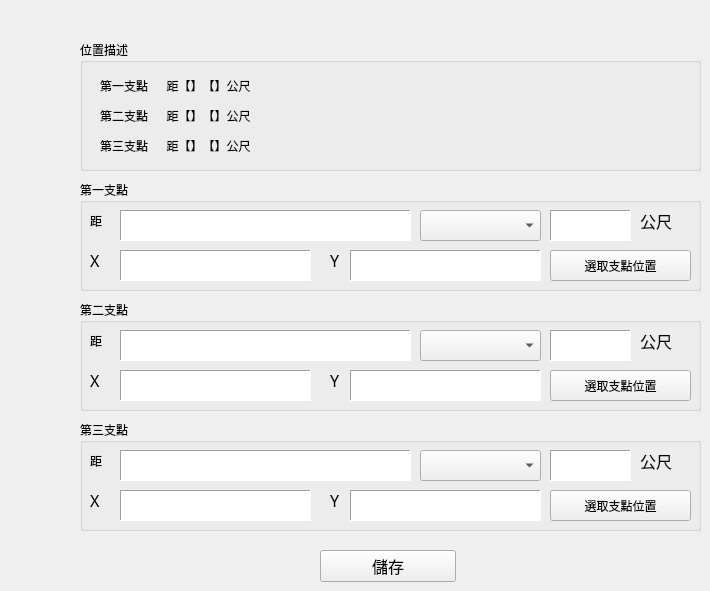
   <widget class="QWidget" name="tab">
    <attribute name="title">
     <string>三支距</string>
    </attribute>
    <widget class="QGroupBox" name="groupBox">
     <property name="geometry">
      <rect>
       <x>80</x>
       <y>40</y>
       <width>621</width>
       <height>131</height>
      </rect>
     </property>
     <property name="palette">
      <palette>
       <active>
        <colorrole role="Base">
         <brush brushstyle="SolidPattern">
          <color alpha="255">
           <red>255</red>
           <green>255</green>
           <blue>255</blue>
          </color>
         </brush>
        </colorrole>
        <colorrole role="Window">
         <brush brushstyle="SolidPattern">
          <color alpha="255">
           <red>240</red>
           <green>240</green>
           <blue>240</blue>
          </color>
         </brush>
        </colorrole>
       </active>
       <inactive>
        <colorrole role="Base">
         <brush brushstyle="SolidPattern">
          <color alpha="255">
           <red>255</red>
           <green>255</green>
           <blue>255</blue>
          </color>
         </brush>
        </colorrole>
        <colorrole role="Window">
         <brush brushstyle="SolidPattern">
          <color alpha="255">
           <red>240</red>
           <green>240</green>
           <blue>240</blue>
          </color>
         </brush>
        </colorrole>
       </inactive>
       <disabled>
        <colorrole role="Base">
         <brush brushstyle="SolidPattern">
          <color alpha="255">
           <red>240</red>
           <green>240</green>
           <blue>240</blue>
          </color>
         </brush>
        </colorrole>
        <colorrole role="Window">
         <brush brushstyle="SolidPattern">
          <color alpha="255">
           <red>240</red>
           <green>240</green>
           <blue>240</blue>
          </color>
         </brush>
        </colorrole>
       </disabled>
      </palette>
     </property>
     <property name="font">
      <font>
       <family>Arial Unicode MS</family>
      </font>
     </property>
     <property name="autoFillBackground">
      <bool>false</bool>
     </property>
     <property name="title">
      <string>位置描述</string>
     </property>
     <property name="flat">
      <bool>false</bool>
     </property>
     <widget class="QLabel" name="lbl_pin1">
      <property name="geometry">
       <rect>
        <x>20</x>
        <y>30</y>
        <width>581</width>
        <height>31</height>
       </rect>
      </property>
      <property name="font">
       <font>
        <family>Arial Unicode MS</family>
       </font>
      </property>
      <property name="text">
       <string>第一支點      距【】【】公尺</string>
      </property>
     </widget>
     <widget class="QLabel" name="lbl_pin2">
      <property name="geometry">
       <rect>
        <x>20</x>
        <y>60</y>
        <width>581</width>
        <height>31</height>
       </rect>
      </property>
      <property name="font">
       <font>
        <family>Arial Unicode MS</family>
       </font>
      </property>
      <property name="text">
       <string>第二支點      距【】【】公尺</string>
      </property>
     </widget>
     <widget class="QLabel" name="lbl_pin3">
      <property name="geometry">
       <rect>
        <x>20</x>
        <y>90</y>
        <width>581</width>
        <height>31</height>
       </rect>
      </property>
      <property name="font">
       <font>
        <family>Arial Unicode MS</family>
       </font>
      </property>
      <property name="text">
       <string>第三支點      距【】【】公尺</string>
      </property>
     </widget>
    </widget>
    <widget class="QGroupBox" name="groupBox_2">
     <property name="geometry">
      <rect>
       <x>80</x>
       <y>180</y>
       <width>621</width>
       <height>111</height>
      </rect>
     </property>
     <property name="font">
      <font>
       <family>Arial Unicode MS</family>
      </font>
     </property>
     <property name="title">
      <string>第一支點</string>
     </property>
     <widget class="QLabel" name="label_9">
      <property name="geometry">
       <rect>
        <x>10</x>
        <y>30</y>
        <width>21</width>
        <height>21</height>
       </rect>
      </property>
      <property name="font">
       <font>
        <family>Arial Unicode MS</family>
       </font>
      </property>
      <property name="text">
       <string>距</string>
      </property>
     </widget>
     <widget class="QTextEdit" name="teP1disc">
      <property name="geometry">
       <rect>
        <x>40</x>
        <y>30</y>
        <width>291</width>
        <height>31</height>
       </rect>
      </property>
      <property name="font">
       <font>
        <family>Arial Unicode MS</family>
       </font>
      </property>
      <property name="frameShape">
       <enum>QFrame::Panel</enum>
      </property>
      <property name="frameShadow">
       <enum>QFrame::Sunken</enum>
      </property>
      <property name="verticalScrollBarPolicy">
       <enum>Qt::ScrollBarAlwaysOff</enum>
      </property>
     </widget>
     <widget class="QComboBox" name="cbP1pos">
      <property name="geometry">
       <rect>
        <x>340</x>
        <y>30</y>
        <width>121</width>
        <height>31</height>
       </rect>
      </property>
      <property name="font">
       <font>
        <family>Arial Unicode MS</family>
        <pointsize>12</pointsize>
       </font>
      </property>
      <property name="contextMenuPolicy">
       <enum>Qt::DefaultContextMenu</enum>
      </property>
      <item>
       <property name="text">
        <string/>
       </property>
      </item>
      <item>
       <property name="text">
        <string>電力桿</string>
       </property>
      </item>
      <item>
       <property name="text">
        <string>電信桿</string>
       </property>
      </item>
      <item>
       <property name="text">
        <string>電力人孔</string>
       </property>
      </item>
      <item>
       <property name="text">
        <string>電信人孔</string>
       </property>
      </item>
      <item>
       <property name="text">
        <string>電信箱座</string>
       </property>
      </item>
      <item>
       <property name="text">
        <string>路燈</string>
       </property>
      </item>
      <item>
       <property name="text">
        <string>交通號誌</string>
       </property>
      </item>
      <item>
       <property name="text">
        <string>門柱</string>
       </property>
      </item>
      <item>
       <property name="text">
        <string>屋角</string>
       </property>
      </item>
      <item>
       <property name="text">
        <string>建物</string>
       </property>
      </item>
      <item>
       <property name="text">
        <string>三角點</string>
       </property>
      </item>
      <item>
       <property name="text">
        <string>水準點</string>
       </property>
      </item>
      <item>
       <property name="text">
        <string>變電箱座</string>
       </property>
      </item>
      <item>
       <property name="text">
        <string>變壓箱座</string>
       </property>
      </item>
      <item>
       <property name="text">
        <string>安全島</string>
       </property>
      </item>
      <item>
       <property name="text">
        <string>水池</string>
       </property>
      </item>
      <item>
       <property name="text">
        <string>板牆</string>
       </property>
      </item>
      <item>
       <property name="text">
        <string>圍牆</string>
       </property>
      </item>
      <item>
       <property name="text">
        <string>路邊</string>
       </property>
      </item>
      <item>
       <property name="text">
        <string>鐵絲網</string>
       </property>
      </item>
      <item>
       <property name="text">
        <string>路標</string>
       </property>
      </item>
      <item>
       <property name="text">
        <string>其他</string>
       </property>
      </item>
     </widget>
     <widget class="QTextEdit" name="teP1dis">
      <property name="geometry">
       <rect>
        <x>470</x>
        <y>30</y>
        <width>81</width>
        <height>31</height>
       </rect>
      </property>
      <property name="font">
       <font>
        <family>Arial Unicode MS</family>
        <pointsize>12</pointsize>
       </font>
      </property>
      <property name="frameShape">
       <enum>QFrame::Panel</enum>
      </property>
      <property name="frameShadow">
       <enum>QFrame::Sunken</enum>
      </property>
      <property name="verticalScrollBarPolicy">
       <enum>Qt::ScrollBarAlwaysOff</enum>
      </property>
     </widget>
     <widget class="QLabel" name="label_8">
      <property name="geometry">
       <rect>
        <x>560</x>
        <y>30</y>
        <width>41</width>
        <height>21</height>
       </rect>
      </property>
      <property name="font">
       <font>
        <family>Arial Unicode MS</family>
        <pointsize>12</pointsize>
       </font>
      </property>
      <property name="text">
       <string>公尺</string>
      </property>
     </widget>
     <widget class="QLabel" name="label_16">
      <property name="geometry">
       <rect>
        <x>10</x>
        <y>70</y>
        <width>16</width>
        <height>21</height>
       </rect>
      </property>
      <property name="font">
       <font>
        <family>Arial Unicode MS</family>
        <pointsize>12</pointsize>
       </font>
      </property>
      <property name="text">
       <string>X</string>
      </property>
     </widget>
     <widget class="QTextEdit" name="teP1x">
      <property name="geometry">
       <rect>
        <x>40</x>
        <y>70</y>
        <width>191</width>
        <height>31</height>
       </rect>
      </property>
      <property name="font">
       <font>
        <family>Arial Unicode MS</family>
        <pointsize>12</pointsize>
       </font>
      </property>
      <property name="frameShape">
       <enum>QFrame::Panel</enum>
      </property>
      <property name="frameShadow">
       <enum>QFrame::Sunken</enum>
      </property>
      <property name="verticalScrollBarPolicy">
       <enum>Qt::ScrollBarAlwaysOff</enum>
      </property>
     </widget>
     <widget class="QLabel" name="label_17">
      <property name="geometry">
       <rect>
        <x>250</x>
        <y>70</y>
        <width>16</width>
        <height>21</height>
       </rect>
      </property>
      <property name="font">
       <font>
        <family>Arial Unicode MS</family>
        <pointsize>12</pointsize>
       </font>
      </property>
      <property name="text">
       <string>Y</string>
      </property>
     </widget>
     <widget class="QTextEdit" name="teP1y">
      <property name="geometry">
       <rect>
        <x>270</x>
        <y>70</y>
        <width>191</width>
        <height>31</height>
       </rect>
      </property>
      <property name="font">
       <font>
        <family>Arial Unicode MS</family>
        <pointsize>12</pointsize>
       </font>
      </property>
      <property name="frameShape">
       <enum>QFrame::Panel</enum>
      </property>
      <property name="frameShadow">
       <enum>QFrame::Sunken</enum>
      </property>
      <property name="verticalScrollBarPolicy">
       <enum>Qt::ScrollBarAlwaysOff</enum>
      </property>
     </widget>
     <widget class="QPushButton" name="btP1xy">
      <property name="geometry">
       <rect>
        <x>470</x>
        <y>70</y>
        <width>141</width>
        <height>31</height>
       </rect>
      </property>
      <property name="font">
       <font>
        <family>Arial Unicode MS</family>
       </font>
      </property>
      <property name="text">
       <string>選取支點位置</string>
      </property>
     </widget>
    </widget>
    <widget class="QGroupBox" name="groupBox_3">
     <property name="geometry">
      <rect>
       <x>80</x>
       <y>300</y>
       <width>621</width>
       <height>111</height>
      </rect>
     </property>
     <property name="font">
      <font>
       <family>Arial Unicode MS</family>
      </font>
     </property>
     <property name="title">
      <string>第二支點</string>
     </property>
     <widget class="QLabel" name="label_18">
      <property name="geometry">
       <rect>
        <x>10</x>
        <y>30</y>
        <width>21</width>
        <height>21</height>
       </rect>
      </property>
      <property name="font">
       <font>
        <family>Arial Unicode MS</family>
       </font>
      </property>
      <property name="text">
       <string>距</string>
      </property>
     </widget>
     <widget class="QTextEdit" name="teP2disc">
      <property name="geometry">
       <rect>
        <x>40</x>
        <y>30</y>
        <width>291</width>
        <height>31</height>
       </rect>
      </property>
      <property name="font">
       <font>
        <family>Arial Unicode MS</family>
        <pointsize>12</pointsize>
       </font>
      </property>
      <property name="frameShape">
       <enum>QFrame::Panel</enum>
      </property>
      <property name="frameShadow">
       <enum>QFrame::Sunken</enum>
      </property>
      <property name="verticalScrollBarPolicy">
       <enum>Qt::ScrollBarAlwaysOff</enum>
      </property>
     </widget>
     <widget class="QComboBox" name="cbP2pos">
      <property name="geometry">
       <rect>
        <x>340</x>
        <y>30</y>
        <width>121</width>
        <height>31</height>
       </rect>
      </property>
      <property name="font">
       <font>
        <family>Arial Unicode MS</family>
        <pointsize>12</pointsize>
       </font>
      </property>
      <item>
       <property name="text">
        <string/>
       </property>
      </item>
      <item>
       <property name="text">
        <string>電力桿</string>
       </property>
      </item>
      <item>
       <property name="text">
        <string>電信桿</string>
       </property>
      </item>
      <item>
       <property name="text">
        <string>電力人孔</string>
       </property>
      </item>
      <item>
       <property name="text">
        <string>電信人孔</string>
       </property>
      </item>
      <item>
       <property name="text">
        <string>電信箱座</string>
       </property>
      </item>
      <item>
       <property name="text">
        <string>路燈</string>
       </property>
      </item>
      <item>
       <property name="text">
        <string>交通號誌</string>
       </property>
      </item>
      <item>
       <property name="text">
        <string>門柱</string>
       </property>
      </item>
      <item>
       <property name="text">
        <string>屋角</string>
       </property>
      </item>
      <item>
       <property name="text">
        <string>建物</string>
       </property>
      </item>
      <item>
       <property name="text">
        <string>三角點</string>
       </property>
      </item>
      <item>
       <property name="text">
        <string>水準點</string>
       </property>
      </item>
      <item>
       <property name="text">
        <string>變電箱座</string>
       </property>
      </item>
      <item>
       <property name="text">
        <string>變壓箱座</string>
       </property>
      </item>
      <item>
       <property name="text">
        <string>安全島</string>
       </property>
      </item>
      <item>
       <property name="text">
        <string>水池</string>
       </property>
      </item>
      <item>
       <property name="text">
        <string>板牆</string>
       </property>
      </item>
      <item>
       <property name="text">
        <string>圍牆</string>
       </property>
      </item>
      <item>
       <property name="text">
        <string>路邊</string>
       </property>
      </item>
      <item>
       <property name="text">
        <string>鐵絲網</string>
       </property>
      </item>
      <item>
       <property name="text">
        <string>路標</string>
       </property>
      </item>
      <item>
       <property name="text">
        <string>其他</string>
       </property>
      </item>
     </widget>
     <widget class="QTextEdit" name="teP2dis">
      <property name="geometry">
       <rect>
        <x>470</x>
        <y>30</y>
        <width>81</width>
        <height>31</height>
       </rect>
      </property>
      <property name="font">
       <font>
        <family>Arial Unicode MS</family>
        <pointsize>12</pointsize>
       </font>
      </property>
      <property name="frameShape">
       <enum>QFrame::Panel</enum>
      </property>
      <property name="frameShadow">
       <enum>QFrame::Sunken</enum>
      </property>
      <property name="verticalScrollBarPolicy">
       <enum>Qt::ScrollBarAlwaysOff</enum>
      </property>
     </widget>
     <widget class="QLabel" name="label_19">
      <property name="geometry">
       <rect>
        <x>560</x>
        <y>30</y>
        <width>41</width>
        <height>21</height>
       </rect>
      </property>
      <property name="font">
       <font>
        <family>Arial Unicode MS</family>
        <pointsize>12</pointsize>
       </font>
      </property>
      <property name="text">
       <string>公尺</string>
      </property>
     </widget>
     <widget class="QLabel" name="label_20">
      <property name="geometry">
       <rect>
        <x>10</x>
        <y>70</y>
        <width>16</width>
        <height>21</height>
       </rect>
      </property>
      <property name="font">
       <font>
        <family>Arial Unicode MS</family>
        <pointsize>12</pointsize>
       </font>
      </property>
      <property name="text">
       <string>X</string>
      </property>
     </widget>
     <widget class="QTextEdit" name="teP2x">
      <property name="geometry">
       <rect>
        <x>40</x>
        <y>70</y>
        <width>191</width>
        <height>31</height>
       </rect>
      </property>
      <property name="font">
       <font>
        <family>Arial Unicode MS</family>
        <pointsize>12</pointsize>
       </font>
      </property>
      <property name="frameShape">
       <enum>QFrame::Panel</enum>
      </property>
      <property name="frameShadow">
       <enum>QFrame::Sunken</enum>
      </property>
      <property name="verticalScrollBarPolicy">
       <enum>Qt::ScrollBarAlwaysOff</enum>
      </property>
     </widget>
     <widget class="QLabel" name="label_21">
      <property name="geometry">
       <rect>
        <x>250</x>
        <y>70</y>
        <width>16</width>
        <height>21</height>
       </rect>
      </property>
      <property name="font">
       <font>
        <family>Arial Unicode MS</family>
        <pointsize>12</pointsize>
       </font>
      </property>
      <property name="text">
       <string>Y</string>
      </property>
     </widget>
     <widget class="QTextEdit" name="teP2y">
      <property name="geometry">
       <rect>
        <x>270</x>
        <y>70</y>
        <width>191</width>
        <height>31</height>
       </rect>
      </property>
      <property name="font">
       <font>
        <family>Arial Unicode MS</family>
        <pointsize>12</pointsize>
       </font>
      </property>
      <property name="frameShape">
       <enum>QFrame::Panel</enum>
      </property>
      <property name="frameShadow">
       <enum>QFrame::Sunken</enum>
      </property>
      <property name="verticalScrollBarPolicy">
       <enum>Qt::ScrollBarAlwaysOff</enum>
      </property>
     </widget>
     <widget class="QPushButton" name="btP2xy">
      <property name="geometry">
       <rect>
        <x>470</x>
        <y>70</y>
        <width>141</width>
        <height>31</height>
       </rect>
      </property>
      <property name="font">
       <font>
        <family>Arial Unicode MS</family>
       </font>
      </property>
      <property name="text">
       <string>選取支點位置</string>
      </property>
     </widget>
    </widget>
    <widget class="QGroupBox" name="groupBox_4">
     <property name="geometry">
      <rect>
       <x>80</x>
       <y>420</y>
       <width>621</width>
       <height>111</height>
      </rect>
     </property>
     <property name="font">
      <font>
       <family>Arial Unicode MS</family>
      </font>
     </property>
     <property name="title">
      <string>第三支點</string>
     </property>
     <widget class="QLabel" name="label_22">
      <property name="geometry">
       <rect>
        <x>10</x>
        <y>30</y>
        <width>21</width>
        <height>21</height>
       </rect>
      </property>
      <property name="font">
       <font>
        <family>Arial Unicode MS</family>
       </font>
      </property>
      <property name="text">
       <string>距</string>
      </property>
     </widget>
     <widget class="QTextEdit" name="teP3disc">
      <property name="geometry">
       <rect>
        <x>40</x>
        <y>30</y>
        <width>291</width>
        <height>31</height>
       </rect>
      </property>
      <property name="font">
       <font>
        <family>Arial Unicode MS</family>
       </font>
      </property>
      <property name="frameShape">
       <enum>QFrame::Panel</enum>
      </property>
      <property name="frameShadow">
       <enum>QFrame::Sunken</enum>
      </property>
      <property name="verticalScrollBarPolicy">
       <enum>Qt::ScrollBarAlwaysOff</enum>
      </property>
     </widget>
     <widget class="QComboBox" name="cbP3pos">
      <property name="geometry">
       <rect>
        <x>340</x>
        <y>30</y>
        <width>121</width>
        <height>31</height>
       </rect>
      </property>
      <property name="font">
       <font>
        <family>Arial Unicode MS</family>
        <pointsize>12</pointsize>
       </font>
      </property>
      <item>
       <property name="text">
        <string/>
       </property>
      </item>
      <item>
       <property name="text">
        <string>電力桿</string>
       </property>
      </item>
      <item>
       <property name="text">
        <string>電信桿</string>
       </property>
      </item>
      <item>
       <property name="text">
        <string>電力人孔</string>
       </property>
      </item>
      <item>
       <property name="text">
        <string>電信人孔</string>
       </property>
      </item>
      <item>
       <property name="text">
        <string>電信箱座</string>
       </property>
      </item>
      <item>
       <property name="text">
        <string>路燈</string>
       </property>
      </item>
      <item>
       <property name="text">
        <string>交通號誌</string>
       </property>
      </item>
      <item>
       <property name="text">
        <string>門柱</string>
       </property>
      </item>
      <item>
       <property name="text">
        <string>屋角</string>
       </property>
      </item>
      <item>
       <property name="text">
        <string>建物</string>
       </property>
      </item>
      <item>
       <property name="text">
        <string>三角點</string>
       </property>
      </item>
      <item>
       <property name="text">
        <string>水準點</string>
       </property>
      </item>
      <item>
       <property name="text">
        <string>變電箱座</string>
       </property>
      </item>
      <item>
       <property name="text">
        <string>變壓箱座</string>
       </property>
      </item>
      <item>
       <property name="text">
        <string>安全島</string>
       </property>
      </item>
      <item>
       <property name="text">
        <string>水池</string>
       </property>
      </item>
      <item>
       <property name="text">
        <string>板牆</string>
       </property>
      </item>
      <item>
       <property name="text">
        <string>圍牆</string>
       </property>
      </item>
      <item>
       <property name="text">
        <string>路邊</string>
       </property>
      </item>
      <item>
       <property name="text">
        <string>鐵絲網</string>
       </property>
      </item>
      <item>
       <property name="text">
        <string>路標</string>
       </property>
      </item>
      <item>
       <property name="text">
        <string>其他</string>
       </property>
      </item>
     </widget>
     <widget class="QTextEdit" name="teP3dis">
      <property name="geometry">
       <rect>
        <x>470</x>
        <y>30</y>
        <width>81</width>
        <height>31</height>
       </rect>
      </property>
      <property name="font">
       <font>
        <family>Arial Unicode MS</family>
        <pointsize>12</pointsize>
       </font>
      </property>
      <property name="frameShape">
       <enum>QFrame::Panel</enum>
      </property>
      <property name="frameShadow">
       <enum>QFrame::Sunken</enum>
      </property>
      <property name="verticalScrollBarPolicy">
       <enum>Qt::ScrollBarAlwaysOff</enum>
      </property>
     </widget>
     <widget class="QLabel" name="label_23">
      <property name="geometry">
       <rect>
        <x>560</x>
        <y>30</y>
        <width>41</width>
        <height>21</height>
       </rect>
      </property>
      <property name="font">
       <font>
        <family>Arial Unicode MS</family>
        <pointsize>12</pointsize>
       </font>
      </property>
      <property name="text">
       <string>公尺</string>
      </property>
     </widget>
     <widget class="QLabel" name="label_24">
      <property name="geometry">
       <rect>
        <x>10</x>
        <y>70</y>
        <width>16</width>
        <height>21</height>
       </rect>
      </property>
      <property name="font">
       <font>
        <family>Arial Unicode MS</family>
        <pointsize>12</pointsize>
       </font>
      </property>
      <property name="text">
       <string>X</string>
      </property>
     </widget>
     <widget class="QTextEdit" name="teP3x">
      <property name="geometry">
       <rect>
        <x>40</x>
        <y>70</y>
        <width>191</width>
        <height>31</height>
       </rect>
      </property>
      <property name="font">
       <font>
        <family>Arial Unicode MS</family>
        <pointsize>12</pointsize>
       </font>
      </property>
      <property name="frameShape">
       <enum>QFrame::Panel</enum>
      </property>
      <property name="frameShadow">
       <enum>QFrame::Sunken</enum>
      </property>
      <property name="verticalScrollBarPolicy">
       <enum>Qt::ScrollBarAlwaysOff</enum>
      </property>
     </widget>
     <widget class="QLabel" name="label_25">
      <property name="geometry">
       <rect>
        <x>250</x>
        <y>70</y>
        <width>16</width>
        <height>21</height>
       </rect>
      </property>
      <property name="font">
       <font>
        <family>Arial Unicode MS</family>
        <pointsize>12</pointsize>
       </font>
      </property>
      <property name="text">
       <string>Y</string>
      </property>
     </widget>
     <widget class="QTextEdit" name="teP3y">
      <property name="geometry">
       <rect>
        <x>270</x>
        <y>70</y>
        <width>191</width>
        <height>31</height>
       </rect>
      </property>
      <property name="font">
       <font>
        <family>Arial Unicode MS</family>
        <pointsize>12</pointsize>
       </font>
      </property>
      <property name="frameShape">
       <enum>QFrame::Panel</enum>
      </property>
      <property name="frameShadow">
       <enum>QFrame::Sunken</enum>
      </property>
      <property name="verticalScrollBarPolicy">
       <enum>Qt::ScrollBarAlwaysOff</enum>
      </property>
     </widget>
     <widget class="QPushButton" name="btP3xy">
      <property name="geometry">
       <rect>
        <x>470</x>
        <y>70</y>
        <width>141</width>
        <height>31</height>
       </rect>
      </property>
      <property name="font">
       <font>
        <family>Arial Unicode MS</family>
       </font>
      </property>
      <property name="text">
       <string>選取支點位置</string>
      </property>
     </widget>
    </widget>
    <widget class="QPushButton" name="pushButtonOK_pin">
     <property name="geometry">
      <rect>
       <x>320</x>
       <y>550</y>
       <width>136</width>
       <height>32</height>
      </rect>
     </property>
     <property name="font">
      <font>
       <pointsize>12</pointsize>
      </font>
     </property>
     <property name="text">
      <string>儲存</string>
     </property>
    </widget>
   </widget>
